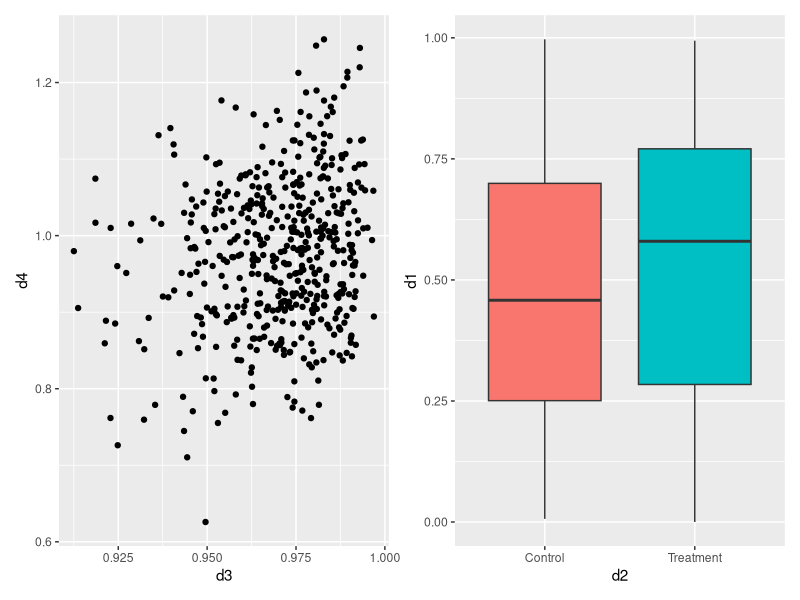
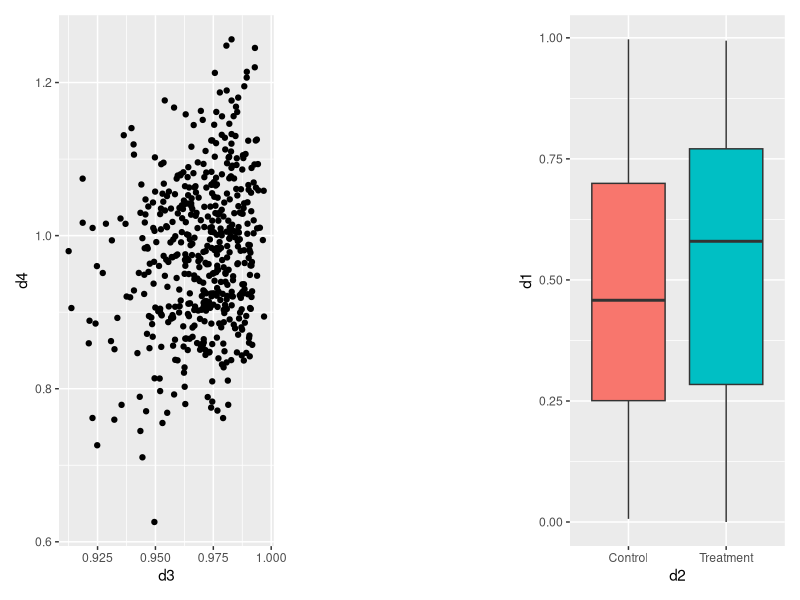
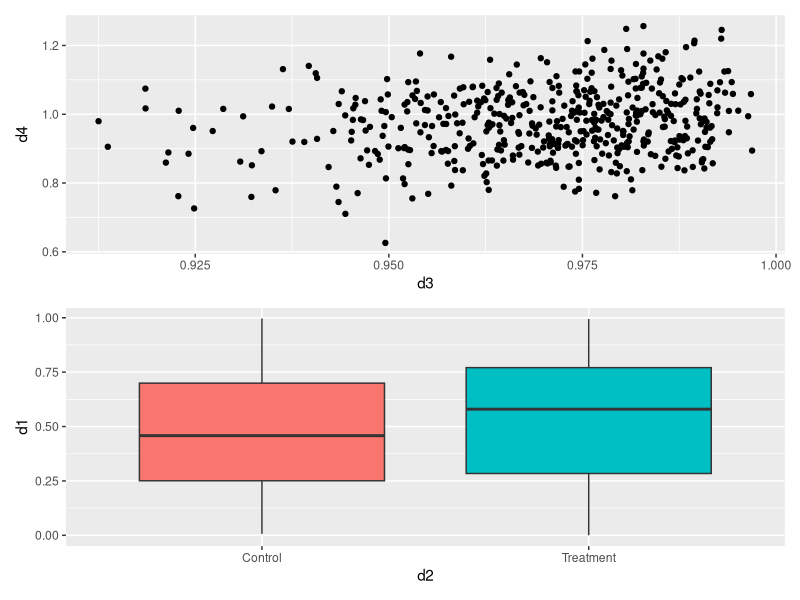
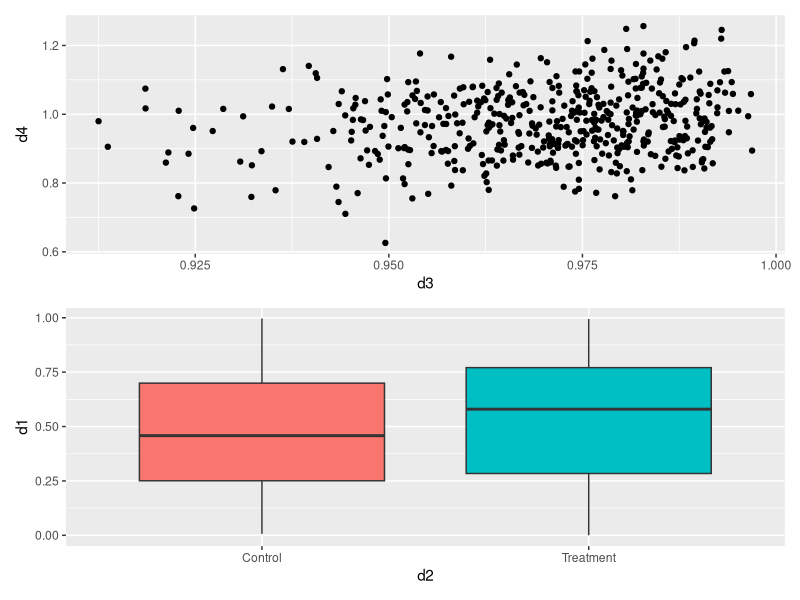
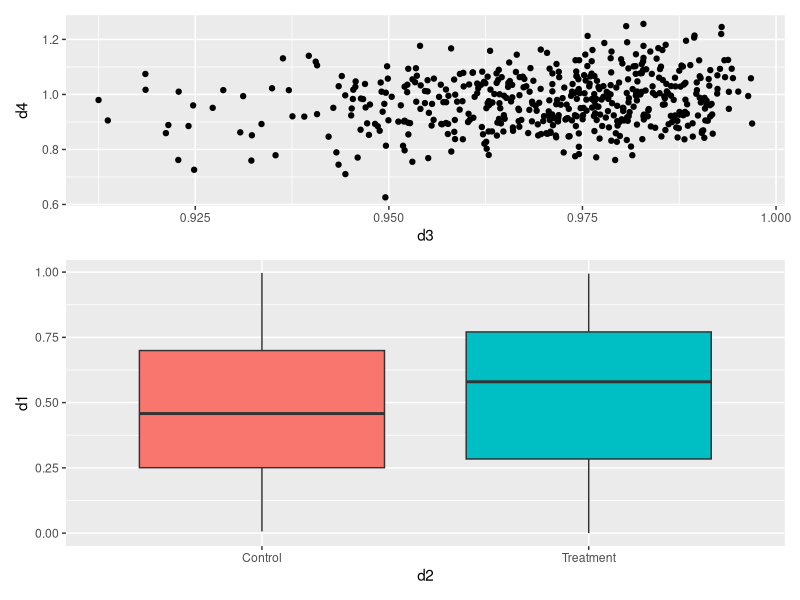
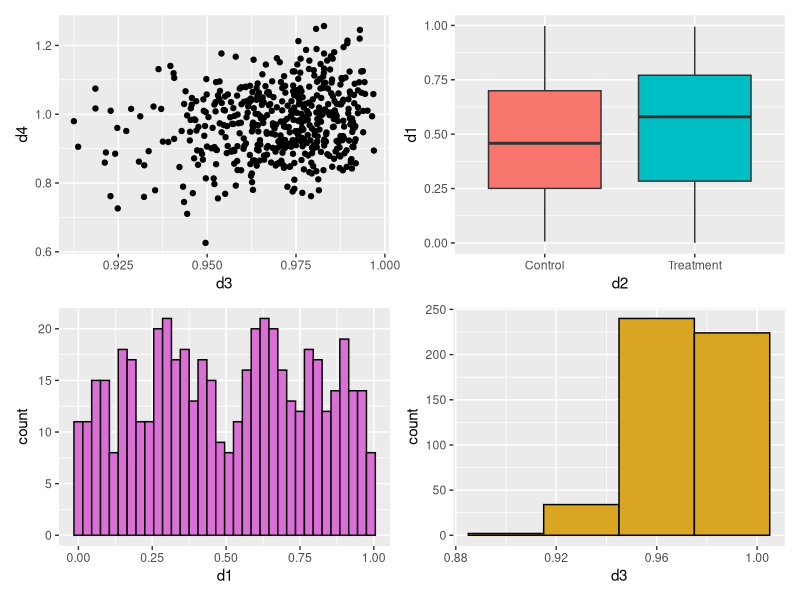
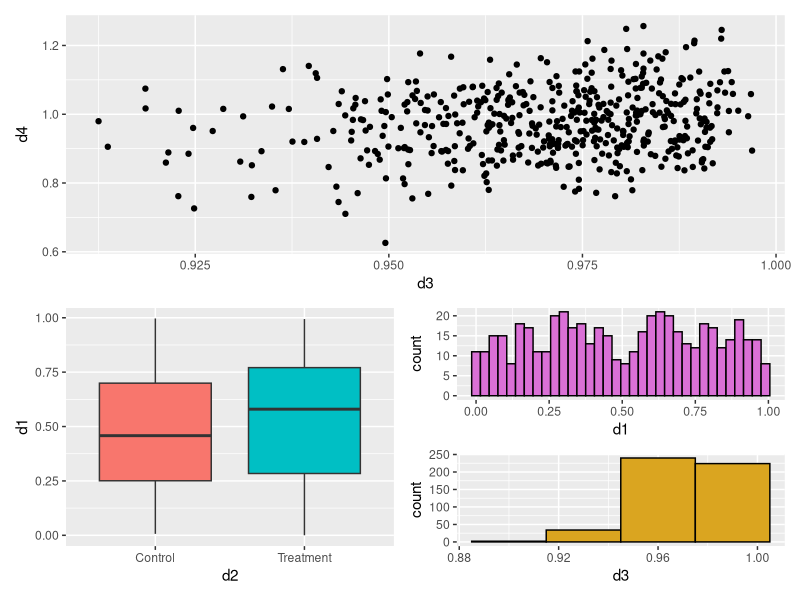
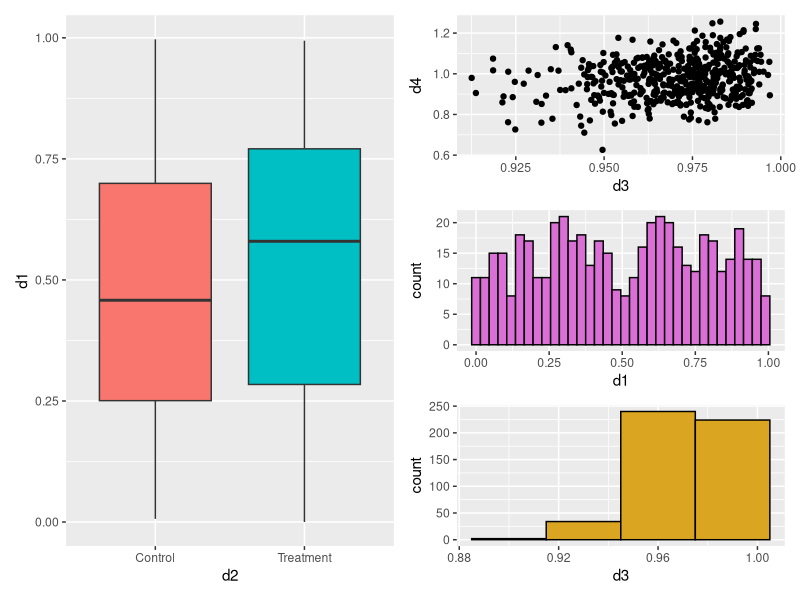

Generate these figures, in order, with R:
## ---- chunk 1
knitr::opts_chunk$set(
  comment = "#>",
  collapse = TRUE,
  warning = FALSE,
  message = FALSE,
  upload.fun = knitr::imgur_upload, 
  base.url = NULL
)
## ---- chunk 2
library(ggplot2)
library(patchwork)


d1 <- runif(500)
d2 <- rep(c("Treatment", "Control"), each = 250)
d3 <- rbeta(500, shape1 = 100, shape2 = 3)
d4 <- d3 + rnorm(500, mean = 0, sd = 0.1)
plotData <- data.frame(d1, d2, d3, d4)

p1 <- ggplot(data = plotData) + geom_point(aes(x = d3, y = d4))
p2 <- ggplot(data = plotData) + geom_boxplot(aes(x = d2, y = d1, fill =
                                                   d2)) +
  theme(legend.position = "none")
p3 <- ggplot(data = plotData) +
  geom_histogram(aes(
    x = d1,
    color = I("black"),
    fill = I("orchid")
  ), binwidth = 0.03)
p4 <- ggplot(data = plotData) +
  geom_histogram(aes(
    x = d3,
    color = I("black"),
    fill = I("goldenrod")
  ), binwidth = 0.03)  

## ---- chunk 3
# side by side
p1 + p2
## ---- chunk 4

# side by side with space

p1 + plot_spacer() + p2
## ---- chunk 5


# vertical

p1 / p2

## ---- chunk 6
# or 

p1 + p2 + plot_layout(ncol = 1)


## ---- chunk 7
# Resize heights

p1 + p2 + plot_layout(ncol = 1, heights = c(2, 3))


## ---- chunk 8
# two on top, two on bottom

(p1 + p2) / (p3 + p4)


## ---- chunk 9
# Complex layouts

p1 + (
  p2 + ( p3 + p4 + plot_layout(ncol = 1))
) + plot_layout(ncol = 1)

## ---- chunk 10
p2 +  {
    p1 + p3 + p4 + plot_layout(ncol = 1)
  }

